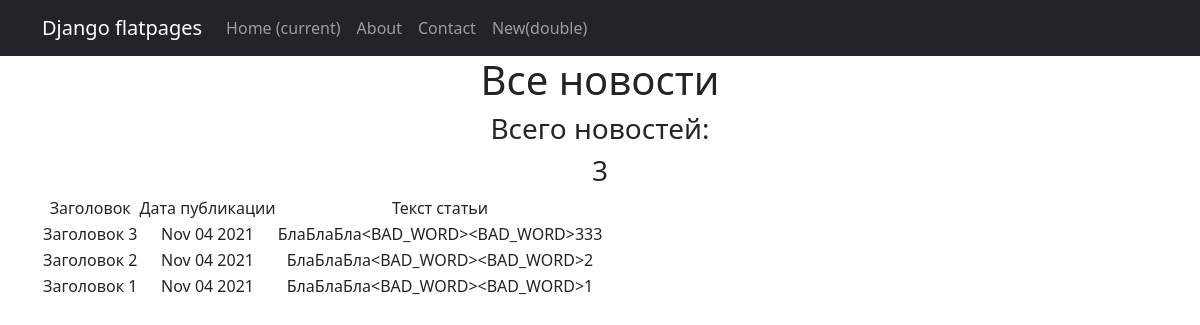
Page /news/ on the committed database.
### news/models.py (models this page shows, shortened)
class Post(models.Model):
    article = 'A'
    news = 'N'
    POSTING_TYPE = [(article, 'статья'), (news, 'новость')]
    id_author = models.ForeignKey(Author, on_delete=models.CASCADE)
    post_type = models.CharField(max_length=1, choices=POSTING_TYPE, default=article)
    post_created = models.DateTimeField(auto_now_add=True)
    id_post_category = models.ManyToManyField(Category, through="PostCategory")
    post_header = models.CharField(max_length=255)
    post_text = models.TextField()
    post_rating = models.IntegerField(default=0)

### news/views.py (the view)
# urls.py: path('', NewsList.as_view()),
class NewsList(ListView):
    model = Post
    template_name = 'news.html'
    context_object_name = 'news'
    queryset=Post.objects.order_by('-post_created')

### news/templatetags/custom_filters.py (called while the page is built)
@register.filter(name='censor')
def censor(value):
    bad_words = ['1111', '2222', '3333']#словарь плохих слов.
    if isinstance(value, str):
        for bad in bad_words:
            value = value.replace(bad, '<BAD_WORD>')
        return value
    else:
        raise ValueError(f'Не является строкой: {type(value)}')

### templates/news.html (shortened to what this page needs)
{% extends 'flatpages/default.html' %}
{% load custom_filters %}
{% block content %}
<h1>Все новости</h1>
<h3>Всего новостей: </h3>
<h3>{{ news|length }}</h3>
 {% if news %}
        <table>
            <tr>
                <td>
                    Заголовок
                </td>
                <td>
                    Дата публикации
                </td>
                <td>
                    Текст статьи
                </td>
            </tr>
               {% for nw in news %}
            <tr>
                <td>
                    {{ nw.post_header }}
                </td>
                <td>
                    {{ nw.post_created|date:'M d Y' }}
                </td>
                <td>
                    {{ nw.post_text|censor|truncatechars:50 }}
                </td>
            </tr>
        {% endfor %}
        </table>
    {% else %}
        <h2>Новостей нет!</h2>
    {% endif %}
{% endblock content %}

### templates/flatpages/default.html (shortened to what this page needs)
<!DOCTYPE html>
<html lang="en">
    <head>
        {% load static %}
        <link href="{% static 'css/styles.css' %}" rel="stylesheet" />
    </head>
    <body>
    <nav class="navbar navbar-expand-lg navbar-dark bg-dark static-top">
       <div class="container">
           <a class="navbar-brand" href="#">Django flatpages</a>
           <div class="collapse navbar-collapse" id="navbarResponsive">
               <ul class="navbar-nav ml-auto">
                   <li class="nav-item active">
                       <a class="nav-link" href="#">Home
                           <span class="sr-only">(current)</span>
                       </a>
                   </li>
                   <li class="nav-item">
                       <a class="nav-link" href="/about/">About</a>
                   </li>
                   <li class="nav-item">
                       <a class="nav-link" href="/contact/">Contact</a>
                   </li>
                   <li class="nav-item">
                       <a class="nav-link" href="/new/">New(double)</a>
                   </li>
               </ul>
           </div>
       </div>
    </nav>
        <div class="container">
            <div class="col-lg-12 text-center">
                {% block content %}
                {% endblock content %}
            </div>
        </div>
    </body>
</html>

### rows in the picture
Post: post_header "Заголовок 3", post_created "Nov 04 2021", post_text|censor "БлаБлаБла<BAD_WORD><BAD_WORD>333"
Post: post_header "Заголовок 2", post_created "Nov 04 2021", post_text|censor "БлаБлаБла<BAD_WORD><BAD_WORD>2"
Post: post_header "Заголовок 1", post_created "Nov 04 2021", post_text|censor "БлаБлаБла<BAD_WORD><BAD_WORD>1"

### other values in the picture
{{ news|length }} "3"
